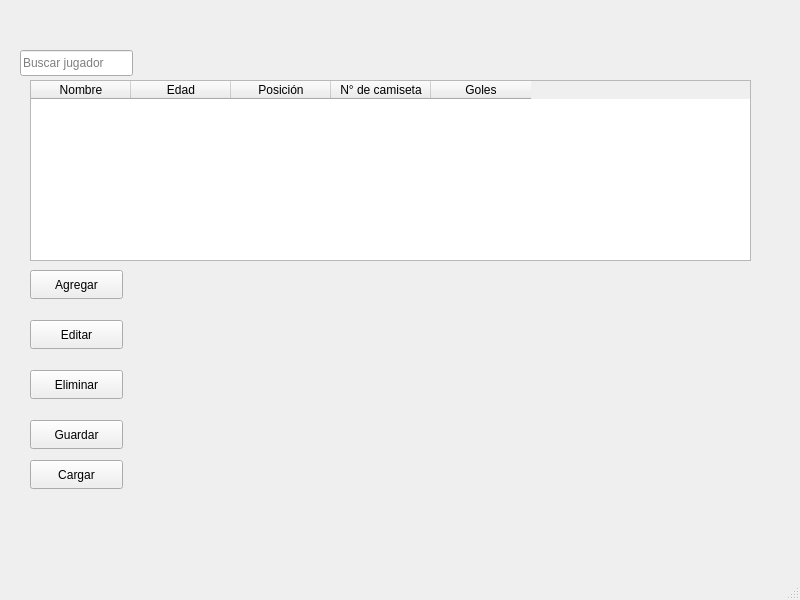
<?xml version="1.0" encoding="UTF-8"?>
<ui version="4.0">
 <class>MainWindow</class>
 <widget class="QMainWindow" name="MainWindow">
  <property name="geometry">
   <rect>
    <x>0</x>
    <y>0</y>
    <width>800</width>
    <height>600</height>
   </rect>
  </property>
  <property name="windowTitle">
   <string>MainWindow</string>
  </property>
  <widget class="QWidget" name="centralwidget">
   <widget class="QTableWidget" name="TableJugadores">
    <property name="geometry">
     <rect>
      <x>30</x>
      <y>80</y>
      <width>721</width>
      <height>181</height>
     </rect>
    </property>
    <column>
     <property name="text">
      <string>Nombre</string>
     </property>
    </column>
    <column>
     <property name="text">
      <string>Edad</string>
     </property>
    </column>
    <column>
     <property name="text">
      <string>Posición</string>
     </property>
    </column>
    <column>
     <property name="text">
      <string>N° de camiseta</string>
     </property>
    </column>
    <column>
     <property name="text">
      <string>Goles</string>
     </property>
    </column>
   </widget>
   <widget class="QLineEdit" name="txtBuscar">
    <property name="geometry">
     <rect>
      <x>20</x>
      <y>50</y>
      <width>113</width>
      <height>26</height>
     </rect>
    </property>
    <property name="placeholderText">
     <string>Buscar jugador</string>
    </property>
   </widget>
   <widget class="QPushButton" name="btnAgregar">
    <property name="geometry">
     <rect>
      <x>30</x>
      <y>270</y>
      <width>93</width>
      <height>29</height>
     </rect>
    </property>
    <property name="text">
     <string>Agregar</string>
    </property>
   </widget>
   <widget class="QPushButton" name="btnGuardar">
    <property name="geometry">
     <rect>
      <x>30</x>
      <y>420</y>
      <width>93</width>
      <height>29</height>
     </rect>
    </property>
    <property name="text">
     <string>Guardar</string>
    </property>
   </widget>
   <widget class="QPushButton" name="btnEliminar">
    <property name="geometry">
     <rect>
      <x>30</x>
      <y>370</y>
      <width>93</width>
      <height>29</height>
     </rect>
    </property>
    <property name="text">
     <string>Eliminar</string>
    </property>
   </widget>
   <widget class="QPushButton" name="btnEditar">
    <property name="geometry">
     <rect>
      <x>30</x>
      <y>320</y>
      <width>93</width>
      <height>29</height>
     </rect>
    </property>
    <property name="text">
     <string>Editar</string>
    </property>
   </widget>
   <widget class="QPushButton" name="btnCargar">
    <property name="geometry">
     <rect>
      <x>30</x>
      <y>460</y>
      <width>93</width>
      <height>29</height>
     </rect>
    </property>
    <property name="text">
     <string>Cargar</string>
    </property>
   </widget>
  </widget>
  <widget class="QMenuBar" name="menubar">
   <property name="geometry">
    <rect>
     <x>0</x>
     <y>0</y>
     <width>800</width>
     <height>26</height>
    </rect>
   </property>
  </widget>
  <widget class="QStatusBar" name="statusbar"/>
 </widget>
 <resources/>
 <connections/>
</ui>
